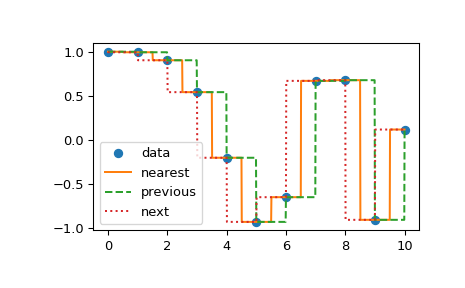

Write Python code to recreate this figure.
from scipy.interpolate import interp1d

x = np.linspace(0, 10, num=11, endpoint=True)
y = np.cos(-x**2/9.0)
f1 = interp1d(x, y, kind='nearest')
f2 = interp1d(x, y, kind='previous')
f3 = interp1d(x, y, kind='next')

xnew = np.linspace(0, 10, num=1001, endpoint=True)
import matplotlib.pyplot as plt
plt.plot(x, y, 'o')
plt.plot(xnew, f1(xnew), '-', xnew, f2(xnew), '--', xnew, f3(xnew), ':')
plt.legend(['data', 'nearest', 'previous', 'next'], loc='best')
plt.show()
